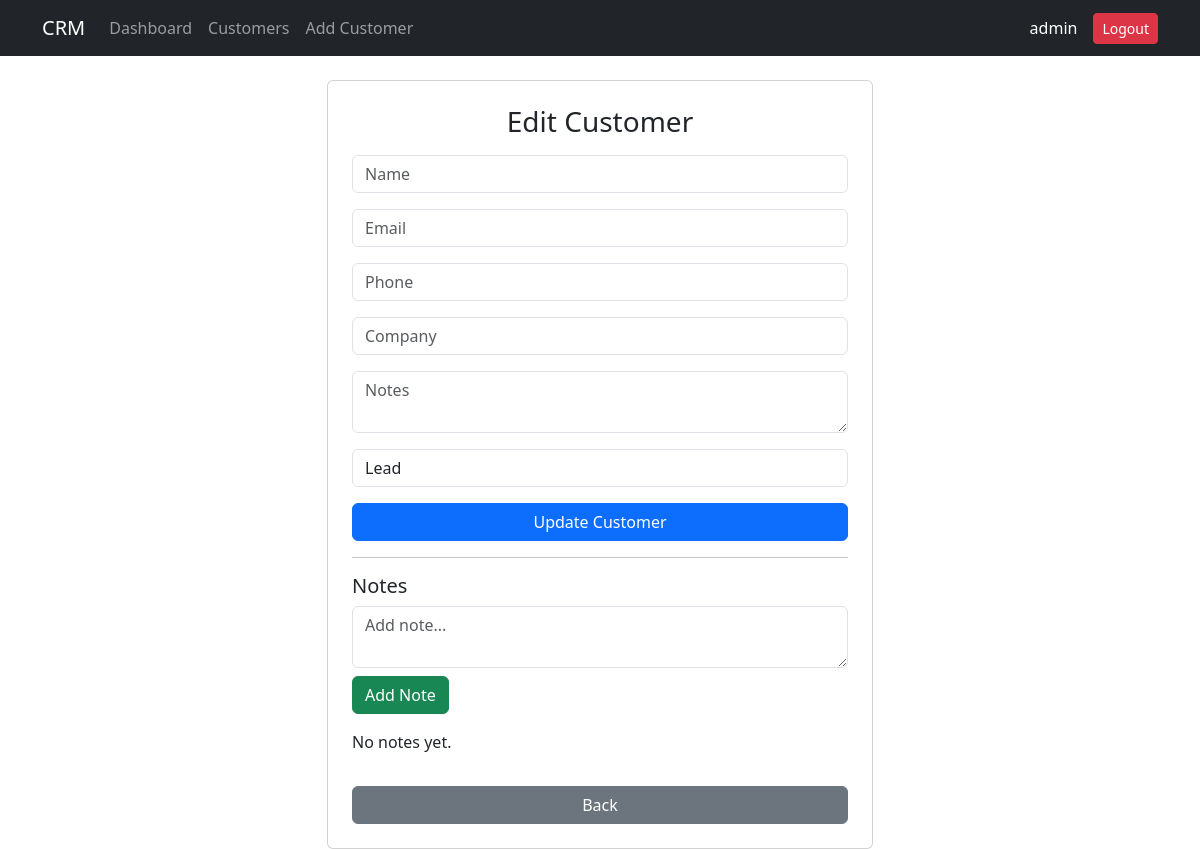
/edit_customer/1 (signed in), run on an earlier commit of the app's database.
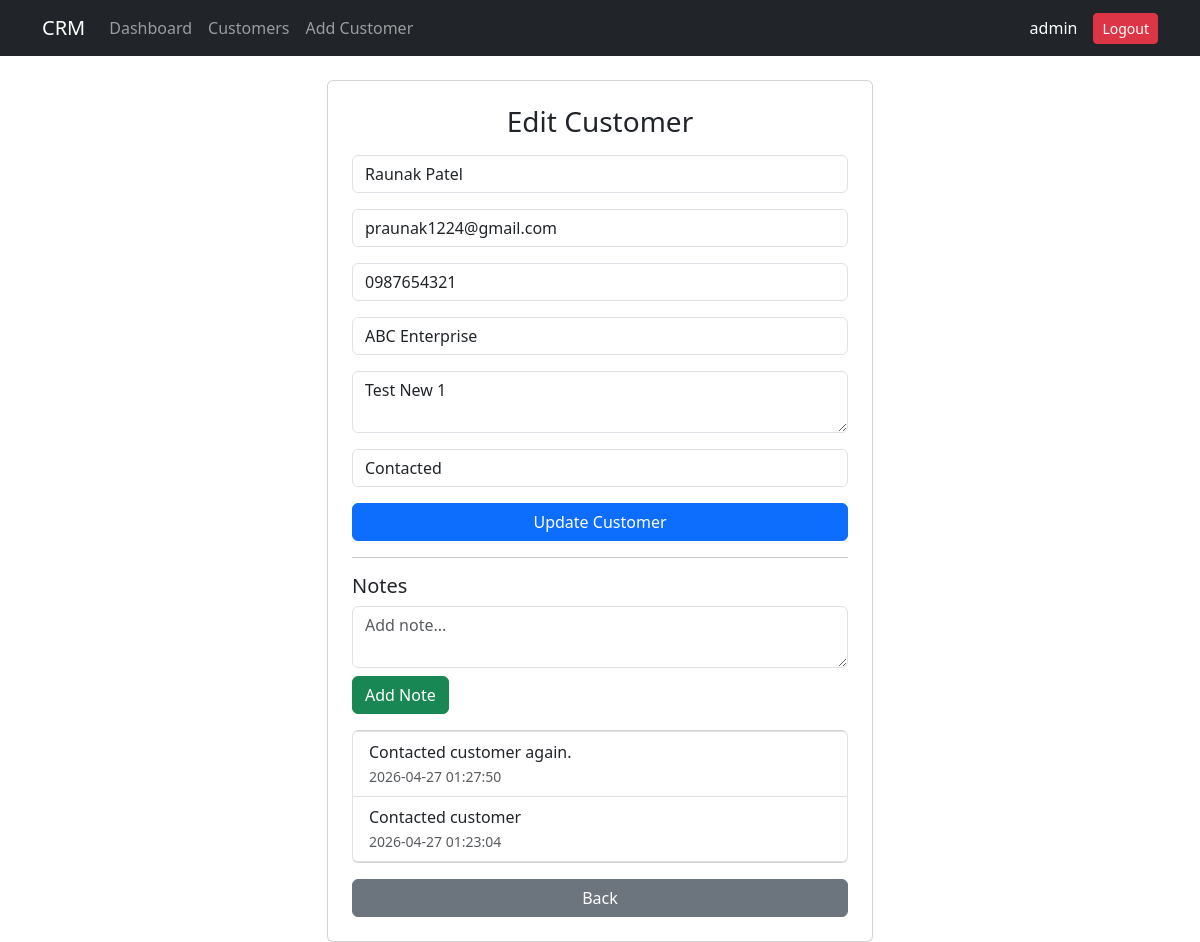
And on a later commit of the database.
### tables this page shows
CREATE TABLE customers (
            id INTEGER PRIMARY KEY AUTOINCREMENT,
            name TEXT,
            email TEXT,
            phone TEXT,
            company TEXT,
            notes TEXT,
            status TEXT
        );

CREATE TABLE notes (
            id INTEGER PRIMARY KEY AUTOINCREMENT,
            customer_id INTEGER,
            content TEXT,
            created_at TIMESTAMP DEFAULT CURRENT_TIMESTAMP
        );

### app.py (the view, shortened to what this page needs)
@app.route('/edit_customer/<int:id>', methods=['GET', 'POST'])
def edit_customer(id):
    if 'user' not in session:
        return redirect(url_for('login'))
    conn = get_db_connection()
    customer = conn.execute(
        'SELECT * FROM customers WHERE id = ?',
        (id,)
    ).fetchone()
    notes = conn.execute(
        'SELECT * FROM notes WHERE customer_id = ? ORDER BY created_at DESC',
        (id,)
    ).fetchall()
    conn.close()
    return render_template(
        'edit_customer.html',
        customer=customer,
        notes=notes
    )

### app.py (called while the page is built)
def get_db_connection():
    conn = sqlite3.connect('database.db')
    conn.row_factory = sqlite3.Row
    return conn

### templates/edit_customer.html (shortened to what this page needs)
{% extends 'base.html' %}
{% block content %}
<div class="row justify-content-center">
    <div class="col-md-6">
        <div class="card p-4">
            <h3 class="text-center mb-3">Edit Customer</h3>
            <form method="POST">
                <input type="text" name="name" class="form-control mb-3"
                       value="{{ customer['name'] }}" placeholder="Name">
                <input type="email" name="email" class="form-control mb-3"
                       value="{{ customer['email'] }}" placeholder="Email">
                <input type="text" name="phone" class="form-control mb-3"
                       value="{{ customer['phone'] }}" placeholder="Phone">
                <input type="text" name="company" class="form-control mb-3"
                       value="{{ customer['company'] }}" placeholder="Company">
                <textarea name="notes" class="form-control mb-3"
                          placeholder="Notes">{{ customer['notes'] }}</textarea>
                <select name="status" class="form-control mb-3">
                    <option value="Lead" {% if customer['status'] == 'Lead' %}selected{% endif %}>Lead</option>
                    <option value="Contacted" {% if customer['status'] == 'Contacted' %}selected{% endif %}>Contacted</option>
                </select>
                <button class="btn btn-primary w-100">Update Customer</button>
            </form>
                            <hr>
                <h5>Notes</h5>
                <form method="POST" action="/add_note/{{ customer['id'] }}">
                    <textarea name="content" class="form-control mb-2" placeholder="Add note..."></textarea>
                    <button class="btn btn-success mb-3">Add Note</button>
                </form>
                {% if notes %}
                    <ul class="list-group">
                        {% for note in notes %}
                            <li class="list-group-item">
                                {{ note['content'] }}
                                <br>
                                <small class="text-muted">{{ note['created_at'] }}</small>
                            </li>
                        {% endfor %}
                    </ul>
                {% else %}
                    <p>No notes yet.</p>
                {% endif %}
            <a href="/customers" class="btn btn-secondary mt-3">Back</a>
        </div>
    </div>
</div>
{% endblock %}

What changed in the data, as far as the page shows it:
added customers: name "Raunak Patel", email "praunak1224@gmail.com", phone "0987654321", company "ABC Enterprise", notes "Test New 1", status "Contacted"
added notes: content "Contacted customer again.", created_at "2026-04-27 01:27:50"
added notes: content "Contacted customer", created_at "2026-04-27 01:23:04"
Also different on the page:
form field status: "Lead" → (not shown)
text no longer shown: "No notes yet."
